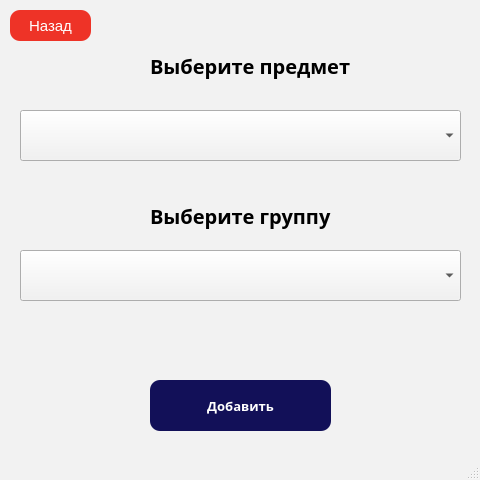
<?xml version="1.0" encoding="UTF-8"?>
<ui version="4.0">
 <class>MainWindow</class>
 <widget class="QMainWindow" name="MainWindow">
  <property name="enabled">
   <bool>true</bool>
  </property>
  <property name="geometry">
   <rect>
    <x>0</x>
    <y>0</y>
    <width>480</width>
    <height>480</height>
   </rect>
  </property>
  <property name="sizePolicy">
   <sizepolicy hsizetype="Fixed" vsizetype="Fixed">
    <horstretch>0</horstretch>
    <verstretch>0</verstretch>
   </sizepolicy>
  </property>
  <property name="minimumSize">
   <size>
    <width>480</width>
    <height>480</height>
   </size>
  </property>
  <property name="maximumSize">
   <size>
    <width>480</width>
    <height>480</height>
   </size>
  </property>
  <property name="palette">
   <palette>
    <active>
     <colorrole role="WindowText">
      <brush brushstyle="SolidPattern">
       <color alpha="255">
        <red>0</red>
        <green>0</green>
        <blue>0</blue>
       </color>
      </brush>
     </colorrole>
     <colorrole role="Button">
      <brush brushstyle="SolidPattern">
       <color alpha="255">
        <red>242</red>
        <green>242</green>
        <blue>242</blue>
       </color>
      </brush>
     </colorrole>
     <colorrole role="Light">
      <brush brushstyle="SolidPattern">
       <color alpha="255">
        <red>255</red>
        <green>255</green>
        <blue>255</blue>
       </color>
      </brush>
     </colorrole>
     <colorrole role="Midlight">
      <brush brushstyle="SolidPattern">
       <color alpha="255">
        <red>248</red>
        <green>248</green>
        <blue>248</blue>
       </color>
      </brush>
     </colorrole>
     <colorrole role="Dark">
      <brush brushstyle="SolidPattern">
       <color alpha="255">
        <red>121</red>
        <green>121</green>
        <blue>121</blue>
       </color>
      </brush>
     </colorrole>
     <colorrole role="Mid">
      <brush brushstyle="SolidPattern">
       <color alpha="255">
        <red>161</red>
        <green>161</green>
        <blue>161</blue>
       </color>
      </brush>
     </colorrole>
     <colorrole role="Text">
      <brush brushstyle="SolidPattern">
       <color alpha="255">
        <red>0</red>
        <green>0</green>
        <blue>0</blue>
       </color>
      </brush>
     </colorrole>
     <colorrole role="BrightText">
      <brush brushstyle="SolidPattern">
       <color alpha="255">
        <red>255</red>
        <green>255</green>
        <blue>255</blue>
       </color>
      </brush>
     </colorrole>
     <colorrole role="ButtonText">
      <brush brushstyle="SolidPattern">
       <color alpha="255">
        <red>0</red>
        <green>0</green>
        <blue>0</blue>
       </color>
      </brush>
     </colorrole>
     <colorrole role="Base">
      <brush brushstyle="SolidPattern">
       <color alpha="255">
        <red>255</red>
        <green>255</green>
        <blue>255</blue>
       </color>
      </brush>
     </colorrole>
     <colorrole role="Window">
      <brush brushstyle="SolidPattern">
       <color alpha="255">
        <red>242</red>
        <green>242</green>
        <blue>242</blue>
       </color>
      </brush>
     </colorrole>
     <colorrole role="Shadow">
      <brush brushstyle="SolidPattern">
       <color alpha="255">
        <red>0</red>
        <green>0</green>
        <blue>0</blue>
       </color>
      </brush>
     </colorrole>
     <colorrole role="AlternateBase">
      <brush brushstyle="SolidPattern">
       <color alpha="255">
        <red>248</red>
        <green>248</green>
        <blue>248</blue>
       </color>
      </brush>
     </colorrole>
     <colorrole role="ToolTipBase">
      <brush brushstyle="SolidPattern">
       <color alpha="255">
        <red>255</red>
        <green>255</green>
        <blue>220</blue>
       </color>
      </brush>
     </colorrole>
     <colorrole role="ToolTipText">
      <brush brushstyle="SolidPattern">
       <color alpha="255">
        <red>0</red>
        <green>0</green>
        <blue>0</blue>
       </color>
      </brush>
     </colorrole>
    </active>
    <inactive>
     <colorrole role="WindowText">
      <brush brushstyle="SolidPattern">
       <color alpha="255">
        <red>0</red>
        <green>0</green>
        <blue>0</blue>
       </color>
      </brush>
     </colorrole>
     <colorrole role="Button">
      <brush brushstyle="SolidPattern">
       <color alpha="255">
        <red>242</red>
        <green>242</green>
        <blue>242</blue>
       </color>
      </brush>
     </colorrole>
     <colorrole role="Light">
      <brush brushstyle="SolidPattern">
       <color alpha="255">
        <red>255</red>
        <green>255</green>
        <blue>255</blue>
       </color>
      </brush>
     </colorrole>
     <colorrole role="Midlight">
      <brush brushstyle="SolidPattern">
       <color alpha="255">
        <red>248</red>
        <green>248</green>
        <blue>248</blue>
       </color>
      </brush>
     </colorrole>
     <colorrole role="Dark">
      <brush brushstyle="SolidPattern">
       <color alpha="255">
        <red>121</red>
        <green>121</green>
        <blue>121</blue>
       </color>
      </brush>
     </colorrole>
     <colorrole role="Mid">
      <brush brushstyle="SolidPattern">
       <color alpha="255">
        <red>161</red>
        <green>161</green>
        <blue>161</blue>
       </color>
      </brush>
     </colorrole>
     <colorrole role="Text">
      <brush brushstyle="SolidPattern">
       <color alpha="255">
        <red>0</red>
        <green>0</green>
        <blue>0</blue>
       </color>
      </brush>
     </colorrole>
     <colorrole role="BrightText">
      <brush brushstyle="SolidPattern">
       <color alpha="255">
        <red>255</red>
        <green>255</green>
        <blue>255</blue>
       </color>
      </brush>
     </colorrole>
     <colorrole role="ButtonText">
      <brush brushstyle="SolidPattern">
       <color alpha="255">
        <red>0</red>
        <green>0</green>
        <blue>0</blue>
       </color>
      </brush>
     </colorrole>
     <colorrole role="Base">
      <brush brushstyle="SolidPattern">
       <color alpha="255">
        <red>255</red>
        <green>255</green>
        <blue>255</blue>
       </color>
      </brush>
     </colorrole>
     <colorrole role="Window">
      <brush brushstyle="SolidPattern">
       <color alpha="255">
        <red>242</red>
        <green>242</green>
        <blue>242</blue>
       </color>
      </brush>
     </colorrole>
     <colorrole role="Shadow">
      <brush brushstyle="SolidPattern">
       <color alpha="255">
        <red>0</red>
        <green>0</green>
        <blue>0</blue>
       </color>
      </brush>
     </colorrole>
     <colorrole role="AlternateBase">
      <brush brushstyle="SolidPattern">
       <color alpha="255">
        <red>248</red>
        <green>248</green>
        <blue>248</blue>
       </color>
      </brush>
     </colorrole>
     <colorrole role="ToolTipBase">
      <brush brushstyle="SolidPattern">
       <color alpha="255">
        <red>255</red>
        <green>255</green>
        <blue>220</blue>
       </color>
      </brush>
     </colorrole>
     <colorrole role="ToolTipText">
      <brush brushstyle="SolidPattern">
       <color alpha="255">
        <red>0</red>
        <green>0</green>
        <blue>0</blue>
       </color>
      </brush>
     </colorrole>
    </inactive>
    <disabled>
     <colorrole role="WindowText">
      <brush brushstyle="SolidPattern">
       <color alpha="255">
        <red>121</red>
        <green>121</green>
        <blue>121</blue>
       </color>
      </brush>
     </colorrole>
     <colorrole role="Button">
      <brush brushstyle="SolidPattern">
       <color alpha="255">
        <red>242</red>
        <green>242</green>
        <blue>242</blue>
       </color>
      </brush>
     </colorrole>
     <colorrole role="Light">
      <brush brushstyle="SolidPattern">
       <color alpha="255">
        <red>255</red>
        <green>255</green>
        <blue>255</blue>
       </color>
      </brush>
     </colorrole>
     <colorrole role="Midlight">
      <brush brushstyle="SolidPattern">
       <color alpha="255">
        <red>248</red>
        <green>248</green>
        <blue>248</blue>
       </color>
      </brush>
     </colorrole>
     <colorrole role="Dark">
      <brush brushstyle="SolidPattern">
       <color alpha="255">
        <red>121</red>
        <green>121</green>
        <blue>121</blue>
       </color>
      </brush>
     </colorrole>
     <colorrole role="Mid">
      <brush brushstyle="SolidPattern">
       <color alpha="255">
        <red>161</red>
        <green>161</green>
        <blue>161</blue>
       </color>
      </brush>
     </colorrole>
     <colorrole role="Text">
      <brush brushstyle="SolidPattern">
       <color alpha="255">
        <red>121</red>
        <green>121</green>
        <blue>121</blue>
       </color>
      </brush>
     </colorrole>
     <colorrole role="BrightText">
      <brush brushstyle="SolidPattern">
       <color alpha="255">
        <red>255</red>
        <green>255</green>
        <blue>255</blue>
       </color>
      </brush>
     </colorrole>
     <colorrole role="ButtonText">
      <brush brushstyle="SolidPattern">
       <color alpha="255">
        <red>121</red>
        <green>121</green>
        <blue>121</blue>
       </color>
      </brush>
     </colorrole>
     <colorrole role="Base">
      <brush brushstyle="SolidPattern">
       <color alpha="255">
        <red>242</red>
        <green>242</green>
        <blue>242</blue>
       </color>
      </brush>
     </colorrole>
     <colorrole role="Window">
      <brush brushstyle="SolidPattern">
       <color alpha="255">
        <red>242</red>
        <green>242</green>
        <blue>242</blue>
       </color>
      </brush>
     </colorrole>
     <colorrole role="Shadow">
      <brush brushstyle="SolidPattern">
       <color alpha="255">
        <red>0</red>
        <green>0</green>
        <blue>0</blue>
       </color>
      </brush>
     </colorrole>
     <colorrole role="AlternateBase">
      <brush brushstyle="SolidPattern">
       <color alpha="255">
        <red>242</red>
        <green>242</green>
        <blue>242</blue>
       </color>
      </brush>
     </colorrole>
     <colorrole role="ToolTipBase">
      <brush brushstyle="SolidPattern">
       <color alpha="255">
        <red>255</red>
        <green>255</green>
        <blue>220</blue>
       </color>
      </brush>
     </colorrole>
     <colorrole role="ToolTipText">
      <brush brushstyle="SolidPattern">
       <color alpha="255">
        <red>0</red>
        <green>0</green>
        <blue>0</blue>
       </color>
      </brush>
     </colorrole>
    </disabled>
   </palette>
  </property>
  <property name="font">
   <font>
    <pointsize>15</pointsize>
   </font>
  </property>
  <property name="acceptDrops">
   <bool>false</bool>
  </property>
  <property name="windowTitle">
   <string>Добавить группу</string>
  </property>
  <widget class="QWidget" name="centralwidget">
   <widget class="QComboBox" name="set_lesson">
    <property name="geometry">
     <rect>
      <x>20</x>
      <y>110</y>
      <width>441</width>
      <height>51</height>
     </rect>
    </property>
    <property name="font">
     <font>
      <family>Consolas</family>
     </font>
    </property>
    <property name="styleSheet">
     <string notr="true">QComboBox {
	background:#FFF;
	border-radius: 10px;
	border:1px solid black;	
}
QComboBox::down-arrow {
    image: url(C:\/Users\/LEMUR\/Desktop\/электронный помощник студента\/ui\/arrow.png);
}

QComboBox::drop-down {
    width: 30px;
	border:0px;
}
</string>
    </property>
   </widget>
   <widget class="QLabel" name="label">
    <property name="geometry">
     <rect>
      <x>150</x>
      <y>50</y>
      <width>221</width>
      <height>31</height>
     </rect>
    </property>
    <property name="font">
     <font>
      <family>Raleway</family>
      <pointsize>-1</pointsize>
      <weight>75</weight>
      <italic>false</italic>
      <bold>true</bold>
     </font>
    </property>
    <property name="styleSheet">
     <string notr="true">font-family: Raleway;
font-style: normal;
font-weight: bold;
font-size:20px;
</string>
    </property>
    <property name="text">
     <string>Выберите предмет</string>
    </property>
   </widget>
   <widget class="QLabel" name="label_2">
    <property name="geometry">
     <rect>
      <x>150</x>
      <y>200</y>
      <width>231</width>
      <height>31</height>
     </rect>
    </property>
    <property name="font">
     <font>
      <family>Raleway</family>
      <pointsize>-1</pointsize>
      <weight>75</weight>
      <italic>false</italic>
      <bold>true</bold>
     </font>
    </property>
    <property name="styleSheet">
     <string notr="true">font-family: Raleway;
font-style: normal;
font-weight: bold;
font-size:20px;
</string>
    </property>
    <property name="text">
     <string>Выберите группу</string>
    </property>
   </widget>
   <widget class="QComboBox" name="set_group">
    <property name="geometry">
     <rect>
      <x>20</x>
      <y>250</y>
      <width>441</width>
      <height>51</height>
     </rect>
    </property>
    <property name="font">
     <font>
      <family>Consolas</family>
     </font>
    </property>
    <property name="styleSheet">
     <string notr="true">QComboBox {
	background:#FFF;
	border-radius: 10px;
	border:1px solid black;	
}
QComboBox::down-arrow {
    image: url(C:\/Users\/LEMUR\/Desktop\/электронный помощник студента\/ui\/arrow.png);
}

QComboBox::drop-down {
    width: 30px;
	border:0px;
}
</string>
    </property>
   </widget>
   <widget class="QPushButton" name="add_button">
    <property name="geometry">
     <rect>
      <x>150</x>
      <y>380</y>
      <width>181</width>
      <height>51</height>
     </rect>
    </property>
    <property name="font">
     <font>
      <family>Raleway</family>
      <pointsize>-1</pointsize>
      <weight>75</weight>
      <italic>false</italic>
      <bold>true</bold>
     </font>
    </property>
    <property name="styleSheet">
     <string notr="true">QPushButton {
	background:#121058;
	border-style: solid;
	border-radius: 10px;
	font-family: Raleway;
	font-style: normal;
	font-weight: bold;
	font-size: 13px;
	line-height: 12px;
	color: #FFFFFF;
}
</string>
    </property>
    <property name="text">
     <string>Добавить</string>
    </property>
   </widget>
   <widget class="QPushButton" name="back_button">
    <property name="geometry">
     <rect>
      <x>10</x>
      <y>10</y>
      <width>81</width>
      <height>31</height>
     </rect>
    </property>
    <property name="font">
     <font>
      <pointsize>-1</pointsize>
     </font>
    </property>
    <property name="styleSheet">
     <string notr="true">background:#EE3327;
border-style: solid;
border-radius: 10px;
font-size:15px;
color:white;
</string>
    </property>
    <property name="text">
     <string>Назад</string>
    </property>
   </widget>
   <widget class="QLabel" name="alert">
    <property name="geometry">
     <rect>
      <x>30</x>
      <y>320</y>
      <width>421</width>
      <height>31</height>
     </rect>
    </property>
    <property name="layoutDirection">
     <enum>Qt::LeftToRight</enum>
    </property>
    <property name="styleSheet">
     <string notr="true">font-family: Raleway;
font-style: normal;
font-weight: bold;
font-size:15px;
</string>
    </property>
    <property name="text">
     <string/>
    </property>
    <property name="alignment">
     <set>Qt::AlignCenter</set>
    </property>
   </widget>
  </widget>
  <widget class="QStatusBar" name="statusbar"/>
 </widget>
 <resources/>
 <connections/>
</ui>
